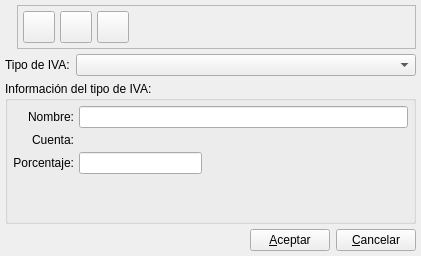
<ui version="4.0" >
 <class>TipoIvaBase</class>
 <widget class="QWidget" name="TipoIvaBase" >
  <property name="geometry" >
   <rect>
    <x>0</x>
    <y>0</y>
    <width>421</width>
    <height>256</height>
   </rect>
  </property>
  <property name="windowTitle" >
   <string>Tipos de IVA</string>
  </property>
  <property name="windowIcon" >
   <iconset resource="../../../bulmages.qrc" >:/Bulmafact48x48/images/png/48x48/i_bulmages_iva.48x48.png</iconset>
  </property>
  <layout class="QVBoxLayout" >
   <property name="margin" >
    <number>5</number>
   </property>
   <property name="spacing" >
    <number>5</number>
   </property>
   <item>
    <layout class="QHBoxLayout" >
     <property name="margin" >
      <number>0</number>
     </property>
     <property name="spacing" >
      <number>5</number>
     </property>
     <item>
      <widget class="QLabel" name="label" >
       <property name="text" >
        <string/>
       </property>
       <property name="pixmap" >
        <pixmap resource="../../../bulmages.qrc" >:/Bulmafact48x48/images/png/48x48/i_bulmages_iva.48x48.png</pixmap>
       </property>
      </widget>
     </item>
     <item>
      <widget class="QFrame" name="frame" >
       <property name="frameShape" >
        <enum>QFrame::StyledPanel</enum>
       </property>
       <property name="frameShadow" >
        <enum>QFrame::Raised</enum>
       </property>
       <layout class="QHBoxLayout" >
        <property name="margin" >
         <number>5</number>
        </property>
        <property name="spacing" >
         <number>5</number>
        </property>
        <item>
         <widget class="QToolButton" name="mui_nuevo2" >
          <property name="minimumSize" >
           <size>
            <width>32</width>
            <height>32</height>
           </size>
          </property>
          <property name="maximumSize" >
           <size>
            <width>32</width>
            <height>32</height>
           </size>
          </property>
          <property name="text" >
           <string/>
          </property>
          <property name="icon" >
           <iconset resource="../../../bulmages.qrc" >:/Genericos32x32/images/png/i_fileNew.xpm</iconset>
          </property>
          <property name="iconSize" >
           <size>
            <width>32</width>
            <height>32</height>
           </size>
          </property>
         </widget>
        </item>
        <item>
         <widget class="QToolButton" name="mui_borrar2" >
          <property name="minimumSize" >
           <size>
            <width>32</width>
            <height>32</height>
           </size>
          </property>
          <property name="maximumSize" >
           <size>
            <width>32</width>
            <height>32</height>
           </size>
          </property>
          <property name="text" >
           <string/>
          </property>
          <property name="icon" >
           <iconset resource="../../../bulmages.qrc" >:/Genericos32x32/images/png/i_editDelete.png</iconset>
          </property>
          <property name="iconSize" >
           <size>
            <width>22</width>
            <height>22</height>
           </size>
          </property>
         </widget>
        </item>
        <item>
         <widget class="QToolButton" name="mui_guardar2" >
          <property name="minimumSize" >
           <size>
            <width>32</width>
            <height>32</height>
           </size>
          </property>
          <property name="maximumSize" >
           <size>
            <width>32</width>
            <height>32</height>
           </size>
          </property>
          <property name="text" >
           <string/>
          </property>
          <property name="icon" >
           <iconset resource="../../../bulmages.qrc" >:/Genericos32x32/images/png/i_save.xpm</iconset>
          </property>
          <property name="iconSize" >
           <size>
            <width>22</width>
            <height>22</height>
           </size>
          </property>
         </widget>
        </item>
        <item>
         <spacer>
          <property name="orientation" >
           <enum>Qt::Horizontal</enum>
          </property>
          <property name="sizeType" >
           <enum>QSizePolicy::Expanding</enum>
          </property>
          <property name="sizeHint" >
           <size>
            <width>405</width>
            <height>21</height>
           </size>
          </property>
         </spacer>
        </item>
       </layout>
      </widget>
     </item>
    </layout>
   </item>
   <item>
    <layout class="QHBoxLayout" >
     <property name="margin" >
      <number>0</number>
     </property>
     <property name="spacing" >
      <number>6</number>
     </property>
     <item>
      <widget class="QLabel" name="textLabel2" >
       <property name="text" >
        <string>Tipo de IVA:</string>
       </property>
      </widget>
     </item>
     <item>
      <widget class="QComboBox" name="mui_comboTipoIVA" >
       <property name="sizePolicy" >
        <sizepolicy>
         <hsizetype>7</hsizetype>
         <vsizetype>0</vsizetype>
         <horstretch>0</horstretch>
         <verstretch>0</verstretch>
        </sizepolicy>
       </property>
      </widget>
     </item>
    </layout>
   </item>
   <item>
    <widget class="QGroupBox" name="groupBox" >
     <property name="title" >
      <string>Información del tipo de IVA:</string>
     </property>
     <layout class="QGridLayout" >
      <property name="margin" >
       <number>5</number>
      </property>
      <property name="spacing" >
       <number>5</number>
      </property>
      <item row="2" column="2" >
       <spacer>
        <property name="orientation" >
         <enum>Qt::Horizontal</enum>
        </property>
        <property name="sizeHint" >
         <size>
          <width>201</width>
          <height>20</height>
         </size>
        </property>
       </spacer>
      </item>
      <item row="2" column="1" >
       <widget class="QLineEdit" name="m_porcentTipoIVA" />
      </item>
      <item row="3" column="0" colspan="3" >
       <spacer>
        <property name="orientation" >
         <enum>Qt::Vertical</enum>
        </property>
        <property name="sizeType" >
         <enum>QSizePolicy::Expanding</enum>
        </property>
        <property name="sizeHint" >
         <size>
          <width>381</width>
          <height>21</height>
         </size>
        </property>
       </spacer>
      </item>
      <item row="0" column="0" >
       <widget class="QLabel" name="textLabel1" >
        <property name="text" >
         <string>Nombre:</string>
        </property>
        <property name="alignment" >
         <set>Qt::AlignRight|Qt::AlignTrailing|Qt::AlignVCenter</set>
        </property>
       </widget>
      </item>
      <item row="2" column="0" >
       <widget class="QLabel" name="textLabel1_2_2" >
        <property name="sizePolicy" >
         <sizepolicy>
          <hsizetype>5</hsizetype>
          <vsizetype>5</vsizetype>
          <horstretch>0</horstretch>
          <verstretch>0</verstretch>
         </sizepolicy>
        </property>
        <property name="text" >
         <string>Porcentaje:</string>
        </property>
        <property name="alignment" >
         <set>Qt::AlignRight|Qt::AlignTrailing|Qt::AlignVCenter</set>
        </property>
       </widget>
      </item>
      <item row="1" column="0" >
       <widget class="QLabel" name="textLabel1_2_3" >
        <property name="sizePolicy" >
         <sizepolicy>
          <hsizetype>5</hsizetype>
          <vsizetype>5</vsizetype>
          <horstretch>0</horstretch>
          <verstretch>0</verstretch>
         </sizepolicy>
        </property>
        <property name="text" >
         <string>Cuenta:</string>
        </property>
        <property name="alignment" >
         <set>Qt::AlignRight|Qt::AlignTrailing|Qt::AlignVCenter</set>
        </property>
       </widget>
      </item>
      <item row="0" column="1" colspan="2" >
       <widget class="QLineEdit" name="m_nombreTipoIVA" />
      </item>
      <item row="1" column="1" colspan="2" >
       <widget class="BusquedaCuenta" native="1" name="m_codigoCtaTipoIVA" />
      </item>
     </layout>
    </widget>
   </item>
   <item>
    <layout class="QHBoxLayout" >
     <property name="margin" >
      <number>0</number>
     </property>
     <property name="spacing" >
      <number>6</number>
     </property>
     <item>
      <spacer>
       <property name="orientation" >
        <enum>Qt::Horizontal</enum>
       </property>
       <property name="sizeHint" >
        <size>
         <width>40</width>
         <height>20</height>
        </size>
       </property>
      </spacer>
     </item>
     <item>
      <widget class="QPushButton" name="mui_aceptar" >
       <property name="text" >
        <string>&amp;Aceptar</string>
       </property>
      </widget>
     </item>
     <item>
      <widget class="QPushButton" name="mui_cancelar" >
       <property name="text" >
        <string>&amp;Cancelar</string>
       </property>
      </widget>
     </item>
    </layout>
   </item>
  </layout>
 </widget>
 <layoutdefault spacing="6" margin="11" />
 <customwidgets>
  <customwidget>
   <class>BusquedaCuenta</class>
   <extends>QWidget</extends>
   <header>busquedacuenta.h</header>
  </customwidget>
 </customwidgets>
 <tabstops>
  <tabstop>mui_nuevo2</tabstop>
  <tabstop>mui_borrar2</tabstop>
  <tabstop>mui_guardar2</tabstop>
  <tabstop>mui_comboTipoIVA</tabstop>
  <tabstop>m_nombreTipoIVA</tabstop>
  <tabstop>m_porcentTipoIVA</tabstop>
  <tabstop>mui_aceptar</tabstop>
  <tabstop>mui_cancelar</tabstop>
 </tabstops>
 <resources>
  <include location="../../../bulmages.qrc" />
 </resources>
 <connections/>
</ui>
